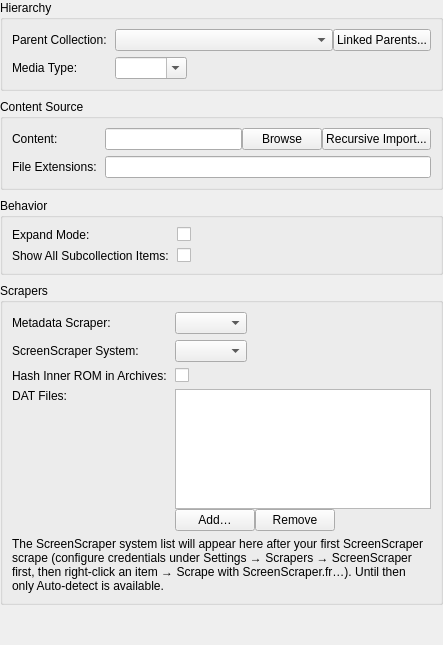
<?xml version="1.0" encoding="UTF-8"?>
<ui version="4.0">
 <class>ConfigurationPanel</class>
 <widget class="QWidget" name="ConfigurationPanel">
  <layout class="QVBoxLayout" name="rootLayout">
   <property name="leftMargin"><number>0</number></property>
   <property name="topMargin"><number>0</number></property>
   <property name="rightMargin"><number>0</number></property>
   <property name="bottomMargin"><number>0</number></property>
   <property name="spacing"><number>8</number></property>
   <item>
    <widget class="QGroupBox" name="configHierarchyGroupBox">
     <property name="title"><string>Hierarchy</string></property>
     <layout class="QFormLayout" name="configHierarchyFormLayout">
      <property name="horizontalSpacing"><number>8</number></property>
      <property name="verticalSpacing"><number>6</number></property>
      <property name="fieldGrowthPolicy"><enum>QFormLayout::FieldGrowthPolicy::ExpandingFieldsGrow</enum></property>
      <item row="0" column="0"><widget class="QLabel" name="label_parentCollection"><property name="text"><string>Parent Collection:</string></property></widget></item>
      <item row="0" column="1">
       <layout class="QHBoxLayout" name="parentCollectionLayout">
        <item>
         <widget class="QComboBox" name="parentCollectionComboBox">
          <property name="sizePolicy"><sizepolicy hsizetype="Expanding" vsizetype="Fixed"><horstretch>0</horstretch><verstretch>0</verstretch></sizepolicy></property>
          <property name="toolTip"><string>Select parent collection to make this a subcollection</string></property>
         </widget>
        </item>
        <item>
         <widget class="QPushButton" name="editLinkedParentsButton">
          <property name="toolTip"><string>Manage additional parents this collection appears under in the tree</string></property>
          <property name="text"><string>Linked Parents...</string></property>
         </widget>
        </item>
       </layout>
      </item>
      <item row="1" column="0"><widget class="QLabel" name="label_collectionType"><property name="text"><string>Media Type:</string></property></widget></item>
      <item row="1" column="1"><widget class="QComboBox" name="collectionTypeComboBox"><property name="editable"><bool>true</bool></property><property name="toolTip"><string>Free-form category label (e.g. Games, Movies, Music). Subcollections inherit the nearest tagged ancestor when left blank. The toolbar type filter shows only subcollection tiles whose effective type matches.</string></property></widget></item>
     </layout>
    </widget>
   </item>
   <item>
    <widget class="QGroupBox" name="configContentGroupBox">
     <property name="title"><string>Content Source</string></property>
     <layout class="QFormLayout" name="configContentFormLayout">
      <property name="horizontalSpacing"><number>8</number></property>
      <property name="verticalSpacing"><number>6</number></property>
      <property name="fieldGrowthPolicy"><enum>QFormLayout::FieldGrowthPolicy::ExpandingFieldsGrow</enum></property>
      <item row="0" column="0"><widget class="QLabel" name="label_romDir"><property name="text"><string>Content:</string></property></widget></item>
      <item row="0" column="1">
       <layout class="QHBoxLayout" name="contentDirLayout">
        <item><widget class="QLineEdit" name="mediaDirLineEdit"/></item>
        <item><widget class="QPushButton" name="browseMediaDirButton"><property name="text"><string>Browse</string></property></widget></item>
        <item><widget class="QPushButton" name="recursiveImportContentButton"><property name="toolTip"><string>Create subcollections matching the directory structure</string></property><property name="text"><string>Recursive Import...</string></property></widget></item>
       </layout>
      </item>
      <item row="1" column="0"><widget class="QLabel" name="label_fileExtensions"><property name="text"><string>File Extensions:</string></property></widget></item>
      <item row="1" column="1"><widget class="QLineEdit" name="fileExtensionsLineEdit"><property name="toolTip"><string>Comma-separated list of file extensions to include</string></property></widget></item>
     </layout>
    </widget>
   </item>
   <item>
    <widget class="QGroupBox" name="configBehaviorGroupBox">
     <property name="title"><string>Behavior</string></property>
     <layout class="QFormLayout" name="configBehaviorFormLayout">
      <property name="horizontalSpacing"><number>8</number></property>
      <property name="verticalSpacing"><number>6</number></property>
      <property name="fieldGrowthPolicy"><enum>QFormLayout::FieldGrowthPolicy::ExpandingFieldsGrow</enum></property>
      <item row="0" column="0"><widget class="QLabel" name="label_expandMode"><property name="text"><string>Expand Mode:</string></property></widget></item>
      <item row="0" column="1"><widget class="QCheckBox" name="expandModeCheckBox"><property name="toolTip"><string>Two-stage activation: first double-click or Enter expands the artwork preview; a second activation on the same item launches it.</string></property><property name="text"><string/></property></widget></item>
      <item row="1" column="0"><widget class="QLabel" name="label_showAllSubcollectionItems"><property name="text"><string>Show All Subcollection Items:</string></property></widget></item>
      <item row="1" column="1"><widget class="QCheckBox" name="showAllSubcollectionItemsCheckBox"><property name="toolTip"><string>Mix items from subcollections with parent collection items, sorted alphabetically</string></property><property name="text"><string/></property></widget></item>
     </layout>
    </widget>
   </item>
   <item>
    <widget class="QGroupBox" name="configScrapersGroupBox">
     <property name="title"><string>Scrapers</string></property>
     <layout class="QFormLayout" name="configScrapersFormLayout">
      <property name="horizontalSpacing"><number>8</number></property>
      <property name="verticalSpacing"><number>6</number></property>
      <property name="fieldGrowthPolicy"><enum>QFormLayout::FieldGrowthPolicy::ExpandingFieldsGrow</enum></property>
      <item row="0" column="0"><widget class="QLabel" name="label_scraperProvider"><property name="text"><string>Metadata Scraper:</string></property></widget></item>
      <item row="0" column="1"><widget class="QComboBox" name="scraperProviderComboBox"><property name="toolTip"><string>Metadata scraper for this collection. Automatic resolves a provider by matching the collection type; pick one explicitly to scrape a custom-typed collection.</string></property></widget></item>
      <item row="1" column="0"><widget class="QLabel" name="label_screenscraperSystem"><property name="text"><string>ScreenScraper System:</string></property></widget></item>
      <item row="1" column="1"><widget class="QComboBox" name="screenscraperSystemComboBox"><property name="toolTip"><string>Override ScreenScraper.fr's per-collection system id. Leave on Auto-detect to let Kartend pick from the collection's name / type / extensions.</string></property></widget></item>
      <item row="2" column="0"><widget class="QLabel" name="label_screenscraperHashArchive"><property name="text"><string>Hash Inner ROM in Archives:</string></property></widget></item>
      <item row="2" column="1"><widget class="QCheckBox" name="screenscraperHashArchiveCheckBox"><property name="toolTip"><string>When the scraped item is a .zip / .7z / etc., extract it and hash the inner ROM rather than the outer archive — much higher ScreenScraper match accuracy. Turn off to skip the extraction cost for huge archives.</string></property><property name="text"><string/></property></widget></item>
      <item row="3" column="0"><widget class="QLabel" name="label_datFiles"><property name="text"><string>DAT Files:</string></property><property name="alignment"><set>Qt::AlignmentFlag::AlignTop|Qt::AlignmentFlag::AlignRight</set></property></widget></item>
      <item row="3" column="1">
       <layout class="QVBoxLayout" name="datFilesLayout">
        <item>
         <widget class="QListWidget" name="datFilesListWidget">
          <property name="toolTip"><string>DAT files (No-Intro / Redump / TOSEC Logiqx XML, or MAME listxml). Walked top-to-bottom on every scrape — the first hash match wins. Drag rows to reorder. Empty list disables offline DAT lookup.</string></property>
          <property name="dragDropMode"><enum>QAbstractItemView::DragDropMode::InternalMove</enum></property>
          <property name="selectionMode"><enum>QAbstractItemView::SelectionMode::ExtendedSelection</enum></property>
          <property name="maximumSize"><size><width>16777215</width><height>120</height></size></property>
         </widget>
        </item>
        <item>
         <layout class="QHBoxLayout" name="datFilesButtonsLayout">
          <item><widget class="QPushButton" name="addDatFileButton"><property name="text"><string>Add…</string></property></widget></item>
          <item><widget class="QPushButton" name="removeDatFileButton"><property name="toolTip"><string>Remove the selected DAT file(s) from the list.</string></property><property name="text"><string>Remove</string></property></widget></item>
          <item><spacer name="datFilesButtonsSpacer"><property name="orientation"><enum>Qt::Orientation::Horizontal</enum></property><property name="sizeHint" stdset="0"><size><width>40</width><height>20</height></size></property></spacer></item>
         </layout>
        </item>
       </layout>
      </item>
      <item row="4" column="0" colspan="2">
       <widget class="QLabel" name="screenscraperSystemHintLabel">
        <property name="wordWrap"><bool>true</bool></property>
        <property name="text"><string>The ScreenScraper system list will appear here after your first ScreenScraper scrape (configure credentials under Settings → Scrapers → ScreenScraper first, then right-click an item → Scrape with ScreenScraper.fr…). Until then only Auto-detect is available.</string></property>
        <property name="styleSheet"><string>color: palette(placeholder-text);</string></property>
       </widget>
      </item>
     </layout>
    </widget>
   </item>
   <item>
    <spacer name="configurationVerticalSpacer">
     <property name="orientation"><enum>Qt::Orientation::Vertical</enum></property>
     <property name="sizeHint" stdset="0"><size><width>20</width><height>40</height></size></property>
    </spacer>
   </item>
  </layout>
 </widget>
 <resources/>
 <connections/>
</ui>
